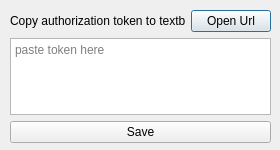
<?xml version="1.0" encoding="UTF-8"?>
<ui version="4.0">
 <class>Dialog</class>
 <widget class="QDialog" name="Dialog">
  <property name="geometry">
   <rect>
    <x>0</x>
    <y>0</y>
    <width>280</width>
    <height>150</height>
   </rect>
  </property>
  <property name="minimumSize">
   <size>
    <width>280</width>
    <height>150</height>
   </size>
  </property>
  <property name="maximumSize">
   <size>
    <width>280</width>
    <height>150</height>
   </size>
  </property>
  <property name="windowTitle">
   <string>Authorize API Client</string>
  </property>
  <widget class="QWidget" name="verticalLayoutWidget">
   <property name="geometry">
    <rect>
     <x>10</x>
     <y>10</y>
     <width>261</width>
     <height>133</height>
    </rect>
   </property>
   <layout class="QVBoxLayout" name="verticalLayout">
    <item>
     <layout class="QHBoxLayout" name="horizontalLayout_3">
      <item>
       <widget class="QLabel" name="label">
        <property name="text">
         <string>Copy authorization token to textbox</string>
        </property>
       </widget>
      </item>
      <item>
       <widget class="QPushButton" name="btn_url">
        <property name="text">
         <string>Open Url</string>
        </property>
       </widget>
      </item>
     </layout>
    </item>
    <item>
     <widget class="QTextBrowser" name="textBrowser_dialog">
      <property name="readOnly">
       <bool>false</bool>
      </property>
      <property name="placeholderText">
       <string>paste token here</string>
      </property>
     </widget>
    </item>
    <item>
     <widget class="QPushButton" name="btn_save">
      <property name="text">
       <string>Save</string>
      </property>
     </widget>
    </item>
   </layout>
  </widget>
 </widget>
 <resources/>
 <connections/>
</ui>
